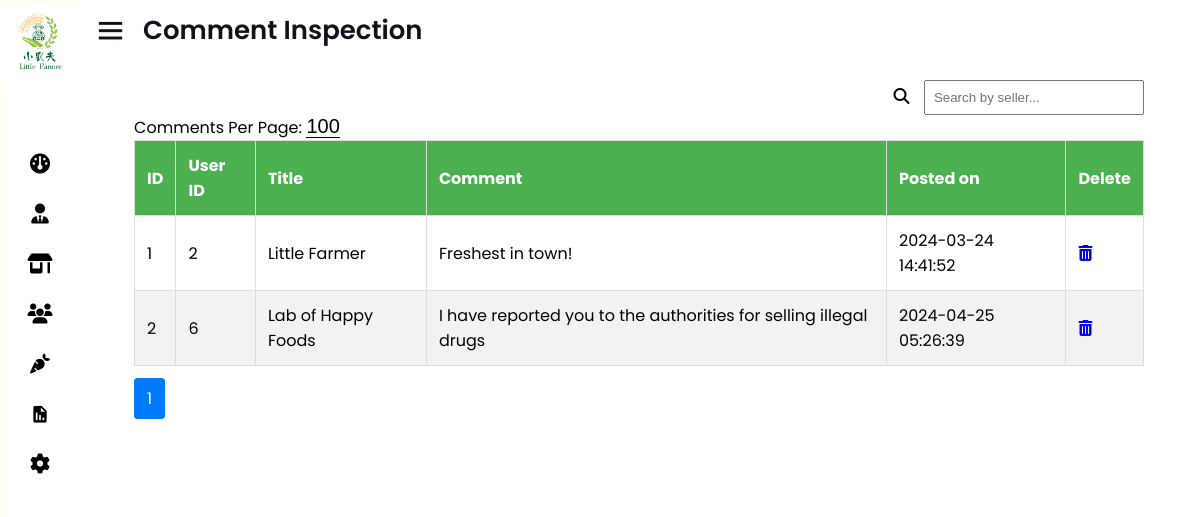
/seller/admin/comment_inspection.php (signed in), run on an earlier commit of the app's database.
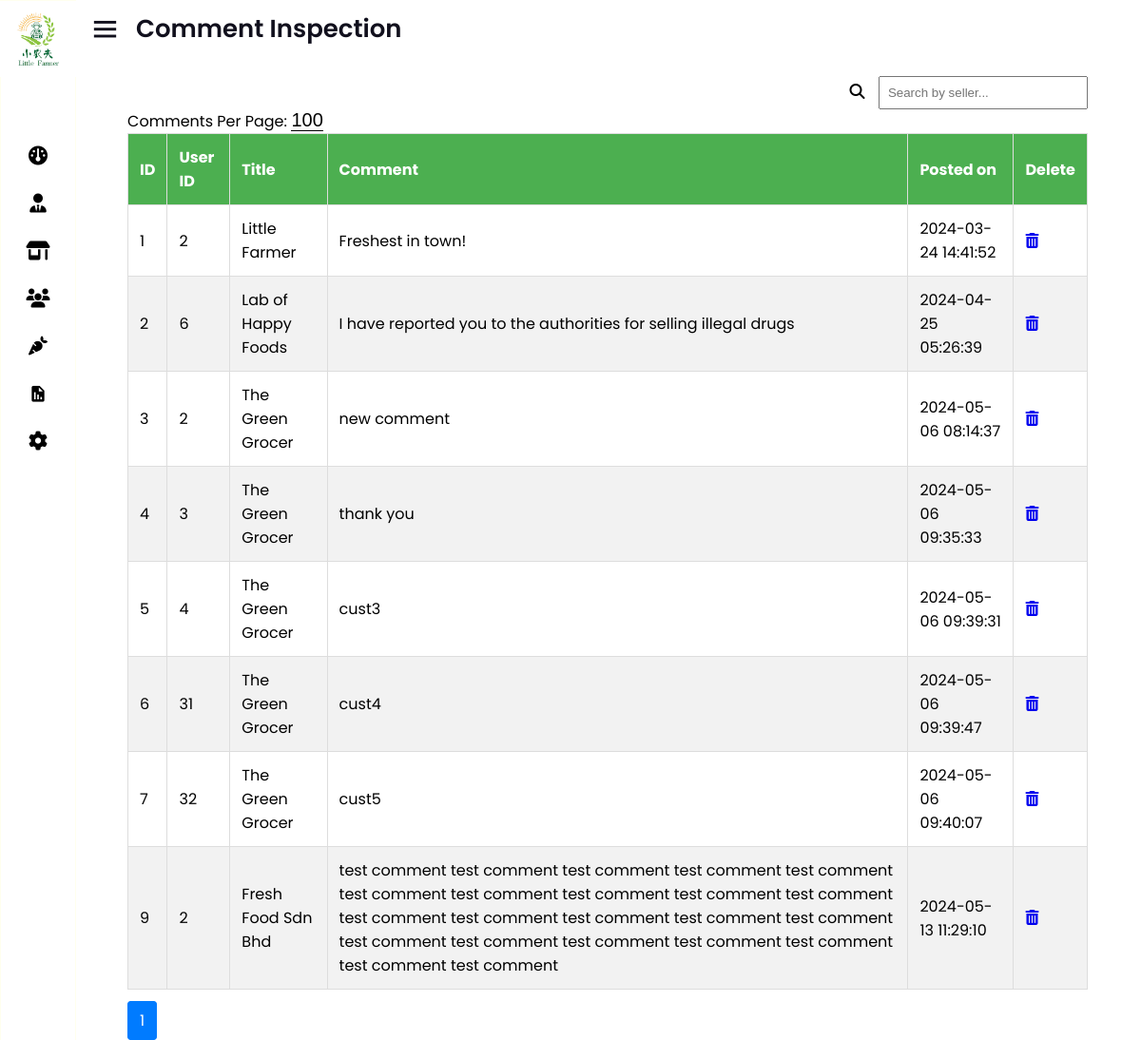
And on a later commit of the database.
### tables this page shows
CREATE TABLE `user_comments` (
  `id` int(11) NOT NULL,
  `user_id` int(11) DEFAULT NULL,
  `res_id` int(11) DEFAULT NULL,
  `comment` text DEFAULT NULL,
  `created_at` timestamp NOT NULL DEFAULT current_timestamp()
);

CREATE TABLE `restaurant` (
  `rs_id` int(222) NOT NULL,
  `c_id` int(222) NOT NULL,
  `title` varchar(222) NOT NULL,
  `email` varchar(222) NOT NULL,
  `phone` varchar(222) NOT NULL,
  `url` varchar(222) NOT NULL,
  `o_hr` varchar(222) NOT NULL,
  `c_hr` varchar(222) NOT NULL,
  `o_days` varchar(222) NOT NULL,
  `address` text NOT NULL,
  `image` text NOT NULL,
  `date` timestamp NOT NULL DEFAULT current_timestamp() ON UPDATE current_timestamp(),
  `description` text NOT NULL
);

### seller/admin/comment_inspection.php (the view, shortened to what this page needs)
<!DOCTYPE html>
<html lang="en" dir="ltr">
<head>
    <link rel="stylesheet" href="style.css">
    <link rel="stylesheet" href="https://cdnjs.cloudflare.com/ajax/libs/font-awesome/4.7.0/css/font-awesome.min.css">
    <link href='https://unpkg.com/boxicons@2.0.7/css/boxicons.min.css' rel='stylesheet'>
</head>
<body>
    <div class="sidebar close">
        <?php include "sidebar.php"; ?>
    </div>
    <section class="home-section">
        <div class="home-content">
            <i class='bx bx-menu'></i>
            <span class="text">Comment Inspection</span>
        </div>
        <div class="empMainCon">
            <div class="search-container" style="text-align: right">
				<i class="fa fa-search search-icon" onclick="filterComments()"></i>
                <input type="text" id="searchInput" placeholder="Search by seller..." onkeyup="filterComments()">
            </div>
            <div class="comments-per-page">
				<label for="commentsPerPage">Comments Per Page:</label>
				<select id="commentsPerPage" onchange="updateCommentsPerPage()" class="custom-select" style="margin: 50 10">
					<option value="100" <?php if(!isset($_GET['commentsPerPage']) || $_GET['commentsPerPage'] == '100') echo 'selected'; ?>>100</option>
				</select>
			</div>
            <?php
            include("config/connect.php");
            $commentsPerPage = isset($_GET['commentsPerPage']) && in_array((int)$_GET['commentsPerPage'], [5, 10, 15, 50]) ? (int)$_GET['commentsPerPage'] : 10;
            $page = isset($_GET['page']) && is_numeric($_GET['page']) ? (int)$_GET['page'] : 1;
            $start = ($page - 1) * $commentsPerPage;
            $totalCommentsQuery = "SELECT COUNT(*) AS total FROM user_comments";
            $totalCommentsResult = mysqli_query($db, $totalCommentsQuery);
            $totalCommentsRow = mysqli_fetch_assoc($totalCommentsResult);
            $totalComments = $totalCommentsRow['total'];
            $totalPages = ceil($totalComments / $commentsPerPage);
            $query = "SELECT c.id, c.user_id, r.title, c.comment, c.created_at
                      FROM user_comments c
                      INNER JOIN restaurant r ON c.res_id = r.rs_id
                      LIMIT $start, $commentsPerPage";
            $result = mysqli_query($db, $query);
            if (mysqli_num_rows($result) > 0) {
                echo '<div class="table-responsive">';
                echo '<table class="table table-bordered" style="width: 100%;">';
                echo '<thead>';
                echo '<tr>';
                echo '<th>ID</th>';
                echo '<th>User ID</th>';
                echo '<th>Title</th>';
                echo '<th>Comment</th>';
                echo '<th>Posted on</th>';
                echo '<th>Delete</th>';
                echo '</tr>';
                echo '</thead>';
                echo '<tbody id="commentTableBody">';
                while ($row = mysqli_fetch_assoc($result)) {
                    echo '<tr>';
                    echo '<td>' . $row['id'] . '</td>';
                    echo '<td>' . $row['user_id'] . '</td>';
                    echo '<td>' . $row['title'] . '</td>';
                    echo '<td>' . $row['comment'] . '</td>';
                    echo '<td>' . $row['created_at'] . '</td>';
                    echo '<td><a href="delete_comment.php?id=' . $row['id'] . '" class="btn btn-danger btn-flat btn-addon btn-xs m-b-10" onclick="return confirm(\'Are you sure you want to delete this comment?\');"><i class="fa fa-trash-o" style="font-size:16px"></i></a></td>';
                    echo '</tr>';
                }
                echo '</tbody>';
                echo '</table>';
                echo '</div>';
                echo '<div class="pagination">';
                for ($i = 1; $i <= $totalPages; $i++) {
                    echo '<a href="?page=' . $i . '&commentsPerPage=' . $commentsPerPage . '" ';
                    if ($page === $i) {
                        echo 'class="active"';
                    }
                    echo '>' . $i . '</a>';
                }
                echo '</div>';
            } else {
                echo '<p>No comments found.</p>';
            }
            ?>
        </div>
    </section>
</body>
</html>

### seller/admin/sidebar.php (shortened to what this page needs)
<!DOCTYPE html>
<html lang="en" dir="ltr">
<head>
	<link rel="stylesheet" href="style.css">
	<link href='https://unpkg.com/boxicons@2.0.7/css/boxicons.min.css' rel='stylesheet'>
	<link rel="stylesheet" href="https://cdnjs.cloudflare.com/ajax/libs/font-awesome/6.5.1/css/all.min.css" />
</head>
	<div class="logo-details">
		<img src="img/logo.png" width="80" height="80" id="logo" name="logo"></img>
    </div>
    <ul class="nav-links">
      <li>
        <a href="dashboard.php">
         <i class="fa-solid fa-gauge"></i>
        </a>
      </li>
		<?php if($_SESSION['adm_co'] != "VSUPA"){ ?>
      <li>
          <a href="employees.php">
            <i class="fa-solid fa-user-tie"></i>
          </a>
      </li>
		<?php } ?>
		<li>
        <div class="iocn-link">
          <a href="sellers.php">
            <i class="fa-solid fa-shop"></i>
          </a>
        </div>
      </li>
		<li>
        <a href="users.php">
          <i class="fa-solid fa-users"></i>
        </a>
      </li>
	<?php if($_SESSION['adm_co'] != "VSUPA"){ ?>
      <li>
        <div class="iocn-link">
          <a href="products.php">
            <i class="fa-solid fa-carrot"></i>
          </a>
        </div>
      </li>
	<?php } ?>
      <?php if($_SESSION['adm_co'] != "VSUPA"){ ?>
      <li>
        <a href="admin_report.php">
          <i class='bx bxs-report'></i>
        </a>
      </li>
		<?php } ?>
      <li>
        <a href="setting.php">
          <i class="fa-solid fa-gear"></i>
        </a>
      </li>
      <li>
    <div class="profile-details">
    </div>
  </li>
</ul>

### seller/admin/style.css (style rules this page uses)
html, body { width: 100%; height: 100%; margin: 0; padding: 0; box-sizing: border-box; font-family: 'Poppins', sans-serif; overflow-y: auto; }
.sidebar { border: 1px solid #ffe; position: fixed; top: 0; left: 0; height: 100%; width: 260px; background: #ffffff; z-index: 100; transition: all 0.5s ease; }
.sidebar.close { width: 78px; }
.logo-details { height: auto; width: 100%; display: flex; flex-direction: column; align-items: center; }
.logo-details img { font-size: 30px; color: #fff; text-align: center; line-height: 50px; }
.sidebar .nav-links { height: 100%; padding: 30px 0 150px 0; overflow: auto; }
.sidebar.close .nav-links { overflow: visible; }
.sidebar .nav-links li { position: relative; list-style: none; transition: all 0.4s ease; }
.sidebar .nav-links li .iocn-link { display: flex; align-items: center; justify-content: space-between; }
.sidebar.close .nav-links li .iocn-link { display: block }
.sidebar .nav-links li i { height: 50px; min-width: 78px; text-align: center; line-height: 50px; color: #000; font-size: 20px; cursor: pointer; transition: all 0.3s ease; }
.sidebar .nav-links li a { display: flex; align-items: center; text-decoration: none; }
.sidebar .profile-details { position: fixed; bottom: 0; width: 260px; display: flex; align-items: center; justify-content: space-between; background: #ffd; padding: 12px 0; transition: all 0.5s ease; }
.sidebar.close .profile-details { background: none; }
.sidebar.close .profile-details { width: 78px; }
.home-section { position: relative; background: #ffffff; height: 100vh; left: 260px; width: calc(100% - 260px); transition: all 0.5s ease; overflow-y: auto; }
.sidebar.close ~ .home-section { left: 78px; width: calc(100% - 78px); }
.home-section .home-content { height: 60px; display: flex; align-items: center; }
.home-section .home-content .bx-menu, .home-section .home-content .text { color: #11101d; font-size: 35px; }
.home-section .home-content .bx-menu { margin: 0 15px; cursor: pointer; }
.home-section .home-content .text { font-size: 26px; font-weight: 600; }
.empMainCon { width: 90%; margin-left: auto; margin-right: auto; margin-top: 20px; }
.empMainCon #searchInput { padding: 8px; width: 200px; margin-left: 10px; }
.empMainCon table { border-collapse: collapse; width: 100%; margin-left: auto; margin-right: auto; margin-top: 20px; margin-bottom: 10px; }
.empMainCon th, td { border: 1px solid #ddd; padding: 12px; text-align: left; }
.empMainCon th { background-color: #4CAF50; color: white; cursor: pointer; }
.empMainCon tr:nth-child(even) { background-color: #f2f2f2; }
.close { color: #aaa; font-size: 28px; font-weight: bold; cursor: pointer; }
.custom-select { border: none; border-bottom: 1px solid #000; background-color: transparent; padding: 0; margin: 0; appearance: none; text-align: center; font-size: 20px; }

### seller/admin/comment_inspection.php (style rules this page uses)
.comments-per-page { float: left; }
.pagination { margin-top: 20px; }
.pagination a { color: #007bff; padding: 8px 12px; text-decoration: none; border: 1px solid #007bff; margin-right: 5px; border-radius: 4px; }
.pagination a.active { background-color: #007bff; color: white; }

What changed in the data, as far as the page shows it:
added user_comments: id "3", user "2", restaurant.title "The Green Grocer", comment "new comment", created_at "2024-05-06 08:14:37"
added user_comments: id "4", user "3", restaurant.title "The Green Grocer", comment "thank you", created_at "2024-05-06 09:35:33"
added user_comments: id "5", user "4", restaurant.title "The Green Grocer", comment "cust3", created_at "2024-05-06 09:39:31"
added user_comments: id "6", user "31", restaurant.title "The Green Grocer", comment "cust4", created_at "2024-05-06 09:39:47"
added user_comments: id "7", user "32", restaurant.title "The Green Grocer", comment "cust5", created_at "2024-05-06 09:40:07"
added user_comments: id "9", user "2", restaurant.title "Fresh Food Sdn Bhd", comment "test comment test comment test comment test comment test comment test comment test comment test comment test comment test comment test comment test comment test comment test comment test comment test comment test comment test comment test comment test comment test comment test comment", created_at "2024-05-13 11:29:10"
